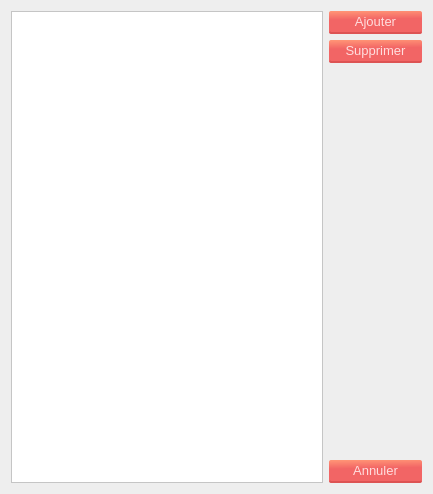
<?xml version="1.0" encoding="UTF-8"?>
<ui version="4.0">
 <class>Form</class>
 <widget class="QWidget" name="Form">
  <property name="geometry">
   <rect>
    <x>0</x>
    <y>0</y>
    <width>433</width>
    <height>494</height>
   </rect>
  </property>
  <property name="windowTitle">
   <string>Liste Structures</string>
  </property>
  <property name="windowIcon">
   <iconset>
    <normaloff>icon.png</normaloff>icon.png</iconset>
  </property>
  <property name="styleSheet">
   <string notr="true">*{
	font: 10pt;
}
#Form{
	
	background-color: #eeeeee;
	font: 10pt;
}

.QPushButton{
	border-radius: 2;
	background-color: qlineargradient(spread:pad, x1:0.548, y1:1, x2:0.469455, y2:0, stop:0.627119 rgba(242, 101, 101, 255), stop:1 rgba(255, 146, 117, 255));
	border-bottom: 2px solid;
	border-bottom-color:rgb(221, 83, 83);
	padding: 3px 16px;
	color:rgb(255, 221, 221);	
	font: 10pt;
}
.QPushButton:pressed{
	background-color: rgb(220, 91, 91);
	border-bottom-color: rgb(194, 73, 73);
}

.QLineEdit{
	border-radius: 2;
	border-bottom: 2px solid rgb(166, 166, 166);
	font: 10pt;
	padding: 3px 6px;
	
	background-color:rgb(222, 222, 222);
}

.QComboBox{
	border-radius: 2;
	background-color:rgb(222, 222, 222);
	border: none;
	padding: 3px 6px;
	border-bottom: 2px solid rgb(166, 166, 166);
}
.QComboBox::drop-down{
	 subcontrol-origin: padding;
    subcontrol-position: top right;
	
	border-left-width: 1px;
    border-left-color: darkgray;
    border-left-style: solid;
}
QComboBox:!editable:on, QComboBox::drop-down:editable:on {
    background: qlineargradient(x1: 0, y1: 0, x2: 0, y2: 1,
                                stop: 0 #D3D3D3, stop: 0.4 #D8D8D8,
                                stop: 0.5 #DDDDDD, stop: 1.0 #E1E1E1);
}
QTableWidget{
	background-color:white;
}</string>
  </property>
  <layout class="QGridLayout" name="gridLayout">
   <item row="1" column="2">
    <widget class="QPushButton" name="supprimer_button">
     <property name="maximumSize">
      <size>
       <width>100</width>
       <height>16777215</height>
      </size>
     </property>
     <property name="text">
      <string>Supprimer</string>
     </property>
    </widget>
   </item>
   <item row="2" column="2">
    <spacer name="verticalSpacer">
     <property name="orientation">
      <enum>Qt::Vertical</enum>
     </property>
     <property name="sizeHint" stdset="0">
      <size>
       <width>20</width>
       <height>383</height>
      </size>
     </property>
    </spacer>
   </item>
   <item row="0" column="2">
    <widget class="QPushButton" name="ajouter_button">
     <property name="maximumSize">
      <size>
       <width>100</width>
       <height>16777215</height>
      </size>
     </property>
     <property name="text">
      <string>Ajouter</string>
     </property>
    </widget>
   </item>
   <item row="3" column="2">
    <widget class="QPushButton" name="annuler">
     <property name="maximumSize">
      <size>
       <width>100</width>
       <height>16777215</height>
      </size>
     </property>
     <property name="text">
      <string>Annuler</string>
     </property>
    </widget>
   </item>
   <item row="0" column="0" rowspan="4">
    <widget class="QTableWidget" name="tableWidget">
     <property name="sizeAdjustPolicy">
      <enum>QAbstractScrollArea::AdjustToContents</enum>
     </property>
     <property name="editTriggers">
      <set>QAbstractItemView::NoEditTriggers</set>
     </property>
     <property name="selectionMode">
      <enum>QAbstractItemView::MultiSelection</enum>
     </property>
     <property name="selectionBehavior">
      <enum>QAbstractItemView::SelectRows</enum>
     </property>
     <attribute name="horizontalHeaderDefaultSectionSize">
      <number>200</number>
     </attribute>
     <attribute name="verticalHeaderVisible">
      <bool>true</bool>
     </attribute>
    </widget>
   </item>
  </layout>
 </widget>
 <resources>
  <include location="resources.qrc"/>
 </resources>
 <connections>
  <connection>
   <sender>annuler</sender>
   <signal>clicked()</signal>
   <receiver>Form</receiver>
   <slot>close()</slot>
   <hints>
    <hint type="sourcelabel">
     <x>546</x>
     <y>428</y>
    </hint>
    <hint type="destinationlabel">
     <x>503</x>
     <y>0</y>
    </hint>
   </hints>
  </connection>
 </connections>
</ui>
